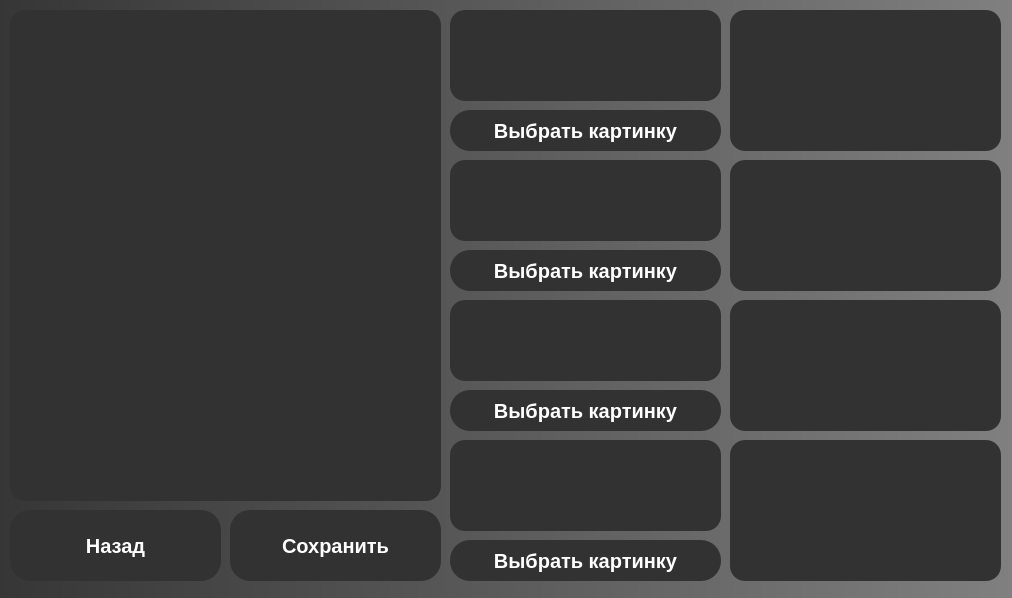
<?xml version="1.0" encoding="UTF-8"?>
<ui version="4.0">
 <class>MainWindow</class>
 <widget class="QMainWindow" name="MainWindow">
  <property name="geometry">
   <rect>
    <x>0</x>
    <y>0</y>
    <width>1012</width>
    <height>598</height>
   </rect>
  </property>
  <property name="windowTitle">
   <string>My English Grammar</string>
  </property>
  <property name="styleSheet">
   <string notr="true"/>
  </property>
  <widget class="QWidget" name="centralwidget">
   <property name="font">
    <font>
     <pointsize>8</pointsize>
    </font>
   </property>
   <property name="styleSheet">
    <string notr="true">QWidget
{
    color: #aaa;
   background-color: qlineargradient(spread:pad, x1:0, y1:0, x2:1, y2:0, stop:0 rgb(54, 54, 54), stop:1 rgb(128, 128, 128));
}

QPushButton
{
    color: rgb(255, 255, 255);
	background-color: #323232;
    width: 75px;
    height: 50px;
	border-radius: 20px;
	font: 75 15pt &quot;Microsoft YaHei UI&quot;;
	font-weight: bold;
}

QPushButton:hover
{
    background-color: silver;
}

QLabel
{
	color: rgb(255, 255, 255);
	background-color: #323232;
    border-radius: 15px;
	font: &quot;Microsoft YaHei UI&quot;;
	font-weight: bold;
}</string>
   </property>
   <widget class="QPushButton" name="pushButton">
    <property name="geometry">
     <rect>
      <x>10</x>
      <y>510</y>
      <width>211</width>
      <height>71</height>
     </rect>
    </property>
    <property name="font">
     <font>
      <family>Microsoft YaHei UI</family>
      <pointsize>15</pointsize>
      <weight>75</weight>
      <italic>false</italic>
      <bold>true</bold>
     </font>
    </property>
    <property name="styleSheet">
     <string notr="true"/>
    </property>
    <property name="text">
     <string>Назад</string>
    </property>
   </widget>
   <widget class="QPlainTextEdit" name="plainTextEdit">
    <property name="geometry">
     <rect>
      <x>10</x>
      <y>10</y>
      <width>431</width>
      <height>491</height>
     </rect>
    </property>
    <property name="styleSheet">
     <string notr="true">QPlainTextEdit
{
   color: rgb(255, 255, 255);
	background-color: #323232;
    border-radius: 15px;
	font: &quot;Microsoft YaHei UI&quot;;
	font-weight: bold;
}</string>
    </property>
    <property name="readOnly">
     <bool>true</bool>
    </property>
    <property name="plainText">
     <string/>
    </property>
   </widget>
   <widget class="QPushButton" name="pushButton_2">
    <property name="geometry">
     <rect>
      <x>230</x>
      <y>510</y>
      <width>211</width>
      <height>71</height>
     </rect>
    </property>
    <property name="font">
     <font>
      <family>Microsoft YaHei UI</family>
      <pointsize>15</pointsize>
      <weight>75</weight>
      <italic>false</italic>
      <bold>true</bold>
     </font>
    </property>
    <property name="text">
     <string>Сохранить</string>
    </property>
   </widget>
   <widget class="QPlainTextEdit" name="plainTextEdit_2">
    <property name="geometry">
     <rect>
      <x>450</x>
      <y>10</y>
      <width>271</width>
      <height>91</height>
     </rect>
    </property>
    <property name="styleSheet">
     <string notr="true">QPlainTextEdit
{
   color: rgb(255, 255, 255);
	background-color: #323232;
    border-radius: 15px;
	font: &quot;Microsoft YaHei UI&quot;;
	font-weight: bold;
}</string>
    </property>
    <property name="plainText">
     <string/>
    </property>
   </widget>
   <widget class="QLabel" name="label">
    <property name="geometry">
     <rect>
      <x>730</x>
      <y>10</y>
      <width>271</width>
      <height>141</height>
     </rect>
    </property>
    <property name="styleSheet">
     <string notr="true"/>
    </property>
    <property name="text">
     <string/>
    </property>
    <property name="pixmap">
     <pixmap>download.png</pixmap>
    </property>
    <property name="scaledContents">
     <bool>true</bool>
    </property>
   </widget>
   <widget class="QPushButton" name="pushButton_3">
    <property name="geometry">
     <rect>
      <x>450</x>
      <y>110</y>
      <width>271</width>
      <height>41</height>
     </rect>
    </property>
    <property name="font">
     <font>
      <family>Microsoft YaHei UI</family>
      <pointsize>15</pointsize>
      <weight>75</weight>
      <italic>false</italic>
      <bold>true</bold>
     </font>
    </property>
    <property name="text">
     <string>Выбрать картинку</string>
    </property>
   </widget>
   <widget class="QLabel" name="label_2">
    <property name="geometry">
     <rect>
      <x>730</x>
      <y>160</y>
      <width>271</width>
      <height>131</height>
     </rect>
    </property>
    <property name="styleSheet">
     <string notr="true"/>
    </property>
    <property name="text">
     <string/>
    </property>
    <property name="pixmap">
     <pixmap>download.png</pixmap>
    </property>
    <property name="scaledContents">
     <bool>true</bool>
    </property>
   </widget>
   <widget class="QPlainTextEdit" name="plainTextEdit_3">
    <property name="geometry">
     <rect>
      <x>450</x>
      <y>160</y>
      <width>271</width>
      <height>81</height>
     </rect>
    </property>
    <property name="styleSheet">
     <string notr="true">QPlainTextEdit
{
   color: rgb(255, 255, 255);
	background-color: #323232;
    border-radius: 15px;
	font: &quot;Microsoft YaHei UI&quot;;
	font-weight: bold;
}</string>
    </property>
    <property name="plainText">
     <string/>
    </property>
   </widget>
   <widget class="QPushButton" name="pushButton_4">
    <property name="geometry">
     <rect>
      <x>450</x>
      <y>250</y>
      <width>271</width>
      <height>41</height>
     </rect>
    </property>
    <property name="font">
     <font>
      <family>Microsoft YaHei UI</family>
      <pointsize>15</pointsize>
      <weight>75</weight>
      <italic>false</italic>
      <bold>true</bold>
     </font>
    </property>
    <property name="text">
     <string>Выбрать картинку</string>
    </property>
   </widget>
   <widget class="QLabel" name="label_3">
    <property name="geometry">
     <rect>
      <x>730</x>
      <y>300</y>
      <width>271</width>
      <height>131</height>
     </rect>
    </property>
    <property name="styleSheet">
     <string notr="true"/>
    </property>
    <property name="text">
     <string/>
    </property>
    <property name="pixmap">
     <pixmap>download.png</pixmap>
    </property>
    <property name="scaledContents">
     <bool>true</bool>
    </property>
   </widget>
   <widget class="QPlainTextEdit" name="plainTextEdit_4">
    <property name="geometry">
     <rect>
      <x>450</x>
      <y>300</y>
      <width>271</width>
      <height>81</height>
     </rect>
    </property>
    <property name="styleSheet">
     <string notr="true">QPlainTextEdit
{
   color: rgb(255, 255, 255);
	background-color: #323232;
    border-radius: 15px;
	font: &quot;Microsoft YaHei UI&quot;;
	font-weight: bold;
}</string>
    </property>
    <property name="plainText">
     <string/>
    </property>
   </widget>
   <widget class="QPushButton" name="pushButton_5">
    <property name="geometry">
     <rect>
      <x>450</x>
      <y>390</y>
      <width>271</width>
      <height>41</height>
     </rect>
    </property>
    <property name="font">
     <font>
      <family>Microsoft YaHei UI</family>
      <pointsize>15</pointsize>
      <weight>75</weight>
      <italic>false</italic>
      <bold>true</bold>
     </font>
    </property>
    <property name="text">
     <string>Выбрать картинку</string>
    </property>
   </widget>
   <widget class="QLabel" name="label_4">
    <property name="geometry">
     <rect>
      <x>730</x>
      <y>440</y>
      <width>271</width>
      <height>141</height>
     </rect>
    </property>
    <property name="styleSheet">
     <string notr="true"/>
    </property>
    <property name="text">
     <string/>
    </property>
    <property name="pixmap">
     <pixmap>download.png</pixmap>
    </property>
    <property name="scaledContents">
     <bool>true</bool>
    </property>
   </widget>
   <widget class="QPlainTextEdit" name="plainTextEdit_5">
    <property name="geometry">
     <rect>
      <x>450</x>
      <y>440</y>
      <width>271</width>
      <height>91</height>
     </rect>
    </property>
    <property name="styleSheet">
     <string notr="true">QPlainTextEdit
{
   color: rgb(255, 255, 255);
	background-color: #323232;
    border-radius: 15px;
	font: &quot;Microsoft YaHei UI&quot;;
	font-weight: bold;
}</string>
    </property>
    <property name="plainText">
     <string/>
    </property>
   </widget>
   <widget class="QPushButton" name="pushButton_6">
    <property name="geometry">
     <rect>
      <x>450</x>
      <y>540</y>
      <width>271</width>
      <height>41</height>
     </rect>
    </property>
    <property name="font">
     <font>
      <family>Microsoft YaHei UI</family>
      <pointsize>15</pointsize>
      <weight>75</weight>
      <italic>false</italic>
      <bold>true</bold>
     </font>
    </property>
    <property name="text">
     <string>Выбрать картинку</string>
    </property>
   </widget>
  </widget>
 </widget>
 <resources/>
 <connections/>
</ui>
